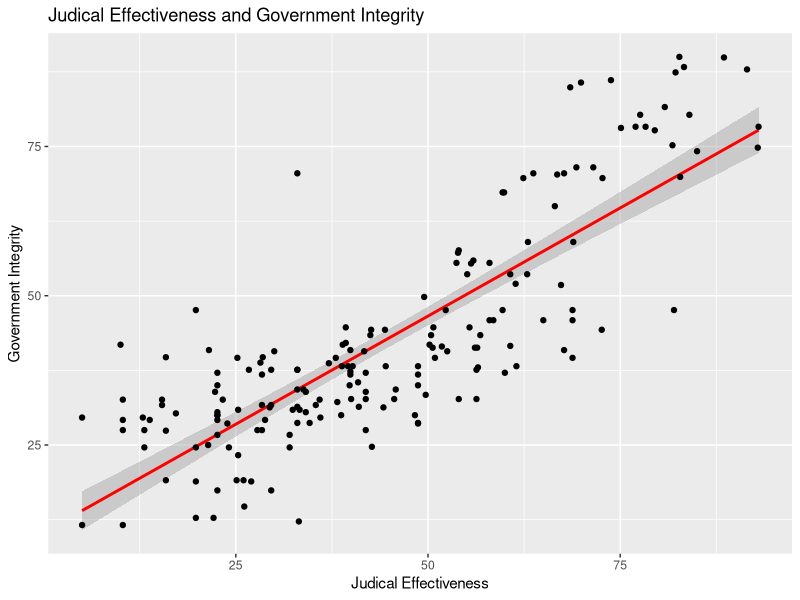
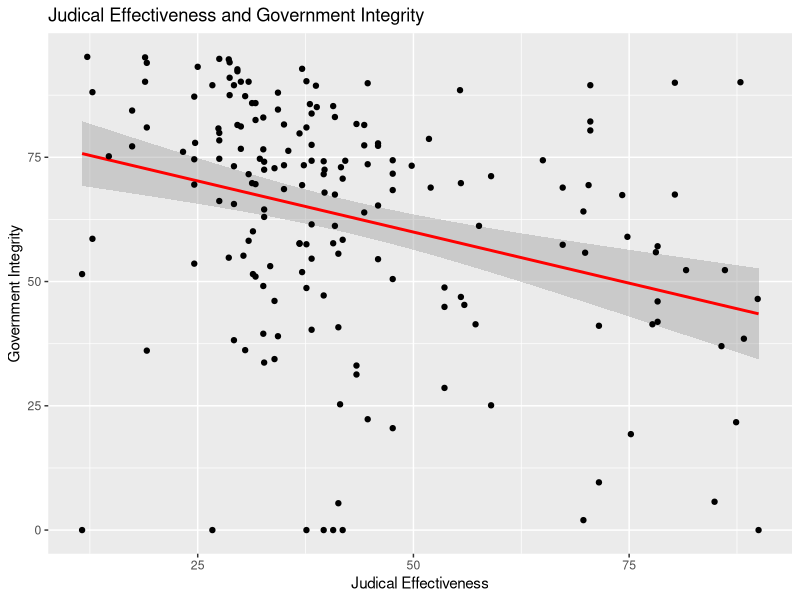
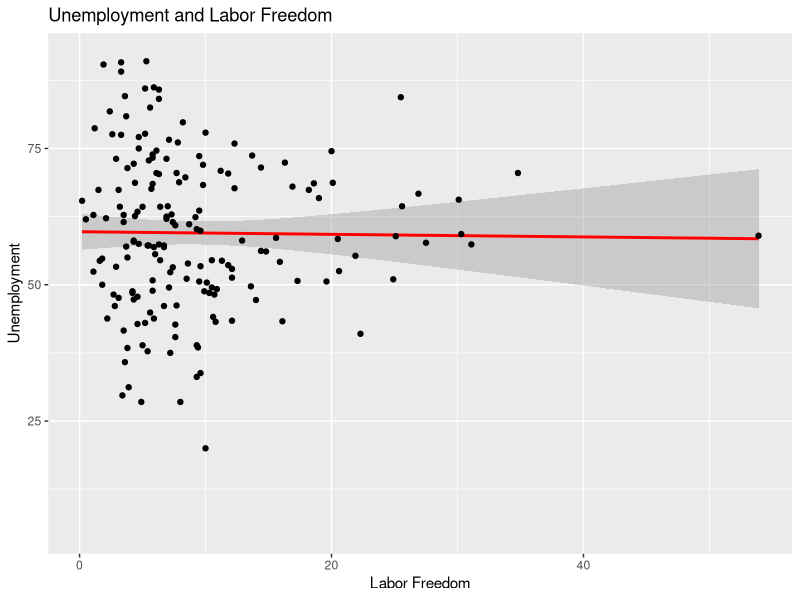

Source code (R) for these figures, in order:
econ_data <- read.csv('index2017.csv')
summary(econ_data)
colnames(econ_data)
library(ggplot2) 
#Judical Effectiveness
ggplot(data = econ_data, aes(x = econ_data$Judical.Effectiveness, y = econ_data$Government.Integrity)) +
  geom_smooth(method = "lm", color="red") +
  geom_point()+labs(title = "Judical Effectiveness and Government Integrity", x="Judical Effectiveness",
                    y='Government Integrity')

#Government Integrity and Spending
ggplot(data = econ_data, aes(x = econ_data$Government.Integrity, y = econ_data$Gov.t.Spending)) +
  geom_smooth(method = "lm", color="red") +
  geom_point()+labs(title = "Judical Effectiveness and Government Integrity", x="Judical Effectiveness",
                    y='Government Integrity')

#Government Integrity and Spending
ggplot(data = econ_data, aes(x = econ_data$Unemployment, y = econ_data$Labor.Freedom)) +
  geom_smooth(method = "lm", color="red") +
  geom_point()+labs(title = "Unemployment and Labor Freedom", x="Labor Freedom",
                    y='Unemployment')
